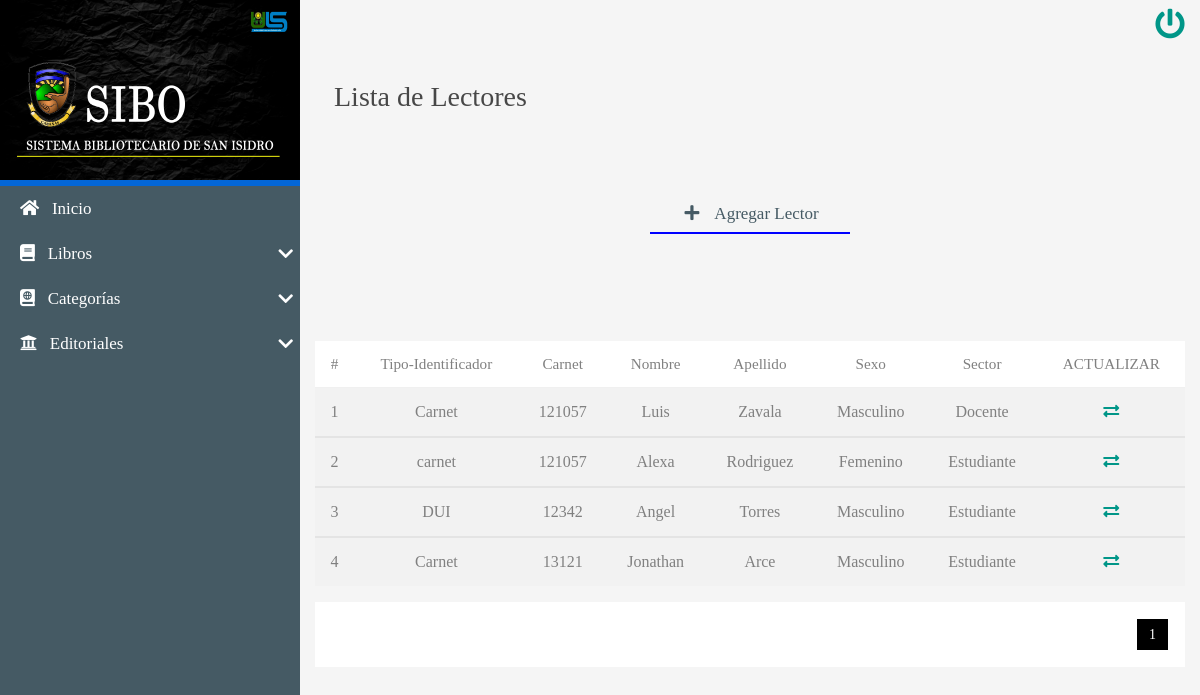
The app's page /CRUD/READ/ListaLector.php (signed in), older data.
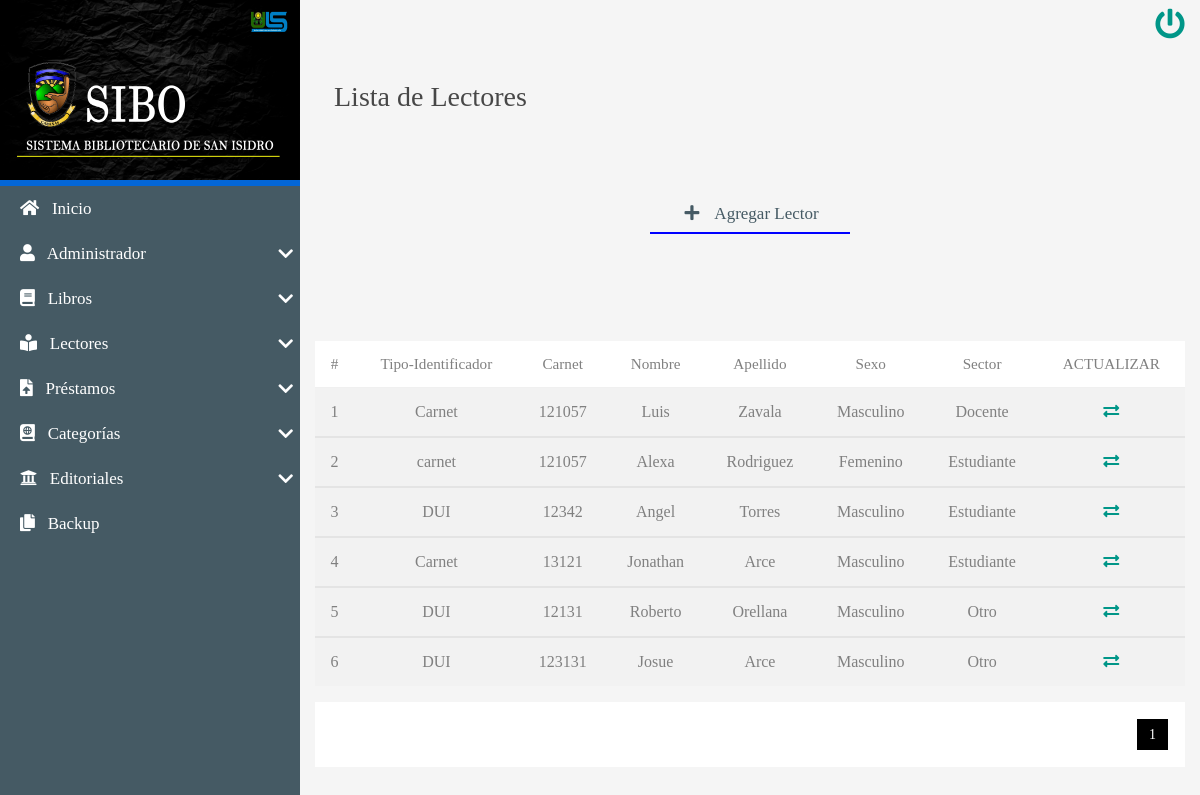
The same page, newer data.
### tables this page shows
CREATE TABLE `usuarios` (
  `idUsuario` int(8) NOT NULL AUTO_INCREMENT,
  `tipo_identificacion` varchar(15) NOT NULL,
  `carnet` varchar(6) NOT NULL,
  `nombreUs` varchar(250) NOT NULL,
  `apellidoUs` varchar(250) NOT NULL,
  `sexo` varchar(20) NOT NULL,
  `tipoUs` varchar(25) NOT NULL,
  `estatus` int(1) NOT NULL DEFAULT 1,
  PRIMARY KEY (`idUsuario`)
);

### CRUD/READ/ListaLector.php (the view, shortened to what the changed rows need)
<!DOCTYPE html>
<html lang="es">
<head>
   <?php include'../../INCLUDES/link2.php'; ?>
</head>
<body>
    <main class="full-box main-container">
         <section class="full-box nav-lateral">
            <div class="full-box nav-lateral-content">
                <nav class="full-box nav-lateral-menu">
                    <ul>
                    <?php
                    if ($_SESSION['rol'] <2) {
                        ?>
                            <li>
                            <a href="#" class="nav-btn-submenu"><i class="fas fa-user"></i>
                            &nbsp; Administrador <i class="fas fa-chevron-down"></i></a>
                        </li>
                     <?php } ?>
                         <?php
                    if ($_SESSION['rol'] <=2) {
                        ?>
                    <li>
                            <a href="#" class="nav-btn-submenu"><i class="fas fa-book-reader"></i>
                             &nbsp; Lectores <i class="fas fa-chevron-down"></i></a>
                        </li>
                        <li>
                            <a href="#" class="nav-btn-submenu"><i class="fas fa-file-upload"></i>
                               &nbsp; Préstamos <i class="fas fa-chevron-down"></i></a>
                        </li>
                         <?php } ?>
                         <?php
                    if ($_SESSION['rol'] <2) {
                        ?>
                     <li>
                        <a href="../../backupDB/descarga.php"><i class="fas fa-copy"></i>
                        &nbsp; Backup</a>
                        </li>
                         <?php } ?>
                    </ul>
                </nav>
            </div>
        </section>
        <section class="full-box page-content">
            <div class="container-fluid">
               <br><br><br>
                       <table class="table table-striped">
                        <thead>
                            <tr class="text-center roboto-medium">
                                <th>#</th>
                                <th>Tipo-Identificador</th>
                                <th>Carnet</th>
                                <th>Nombre</th>
                                <th>Apellido</th>
                                <th>Sexo</th>
                                <th>Sector</th>
                                <th>ACTUALIZAR</th>
                            </tr>
                        </thead>
                        <?php
                  include'../../BD/conexionBD.php';
         $sql_register = mysqli_query($mysqli, "SELECT COUNT(*) as total_registros FROM usuarios");
            $result_register=mysqli_fetch_array($sql_register);
            $total_registros=$result_register['total_registros'];
            $por_pagina=8;
            if (empty($_GET['pagina']))
            {
                $pagina=1;
            }else{
                $pagina=$_GET['pagina'];
            }
            $desde=($pagina-1)*$por_pagina;
            $total_paginas= ceil($total_registros / $por_pagina);
            $query=mysqli_query($mysqli,"SELECT * FROM usuarios WHERE estatus=1 ORDER BY idUsuario ASC LIMIT $desde , $por_pagina");
            $resultado=mysqli_num_rows($query);
            if($resultado>0){
                while ($data= mysqli_fetch_array($query)) {
                              ?>
                        <tbody>
                        <tr class="text-center">
                            <td><?php echo $data['idUsuario']; ?></td>
                            <td><?php echo $data['tipo_identificacion']; ?></td>
                            <td><?php echo $data['carnet']; ?></td>
                            <td><?php echo $data['nombreUs']; ?></td>
                            <td><?php echo $data['apellidoUs']; ?></td>
                            <td><?php echo $data['sexo']; ?></td>
                            <td><?php echo $data['tipoUs']; ?></td>
                            <td><a href="../UPDATE/Update-Reader.php?id=<?php echo $data['idUsuario']; ?>"><i class="fas fa-exchange-alt"></i></a></td>
                        </tr>
             </tbody>
              <?php
                 }
            }
            ?>
             </table>
              </div>
              <div class="container-fluid paginador">
        <ul>
            <?php
            for ($i=1; $i <= $total_paginas; $i++) {
                if ($i==$pagina) {
                     echo '<li class="pageSelected">'.$i.'</li>';
                }else{
                    echo '<li><a href="?pagina='.$i.'">'.$i.'</a></li>';
                }
            }
             ?>
        </ul>
        </div>
               </section>
    </main>
</body>
</html>

Row changes from the older to the newer data that the page shows:
added usuarios: idUsuario "5", tipo_identificacion "DUI", carnet "12131", nombreUs "Roberto", apellidoUs "Orellana", sexo "Masculino", tipoUs "Otro"
added usuarios: idUsuario "6", tipo_identificacion "DUI", carnet "123131", nombreUs "Josue", apellidoUs "Arce", sexo "Masculino", tipoUs "Otro"
Text that changed along with them:
text now shown: "Administrador Lectores Préstamos Backup"
